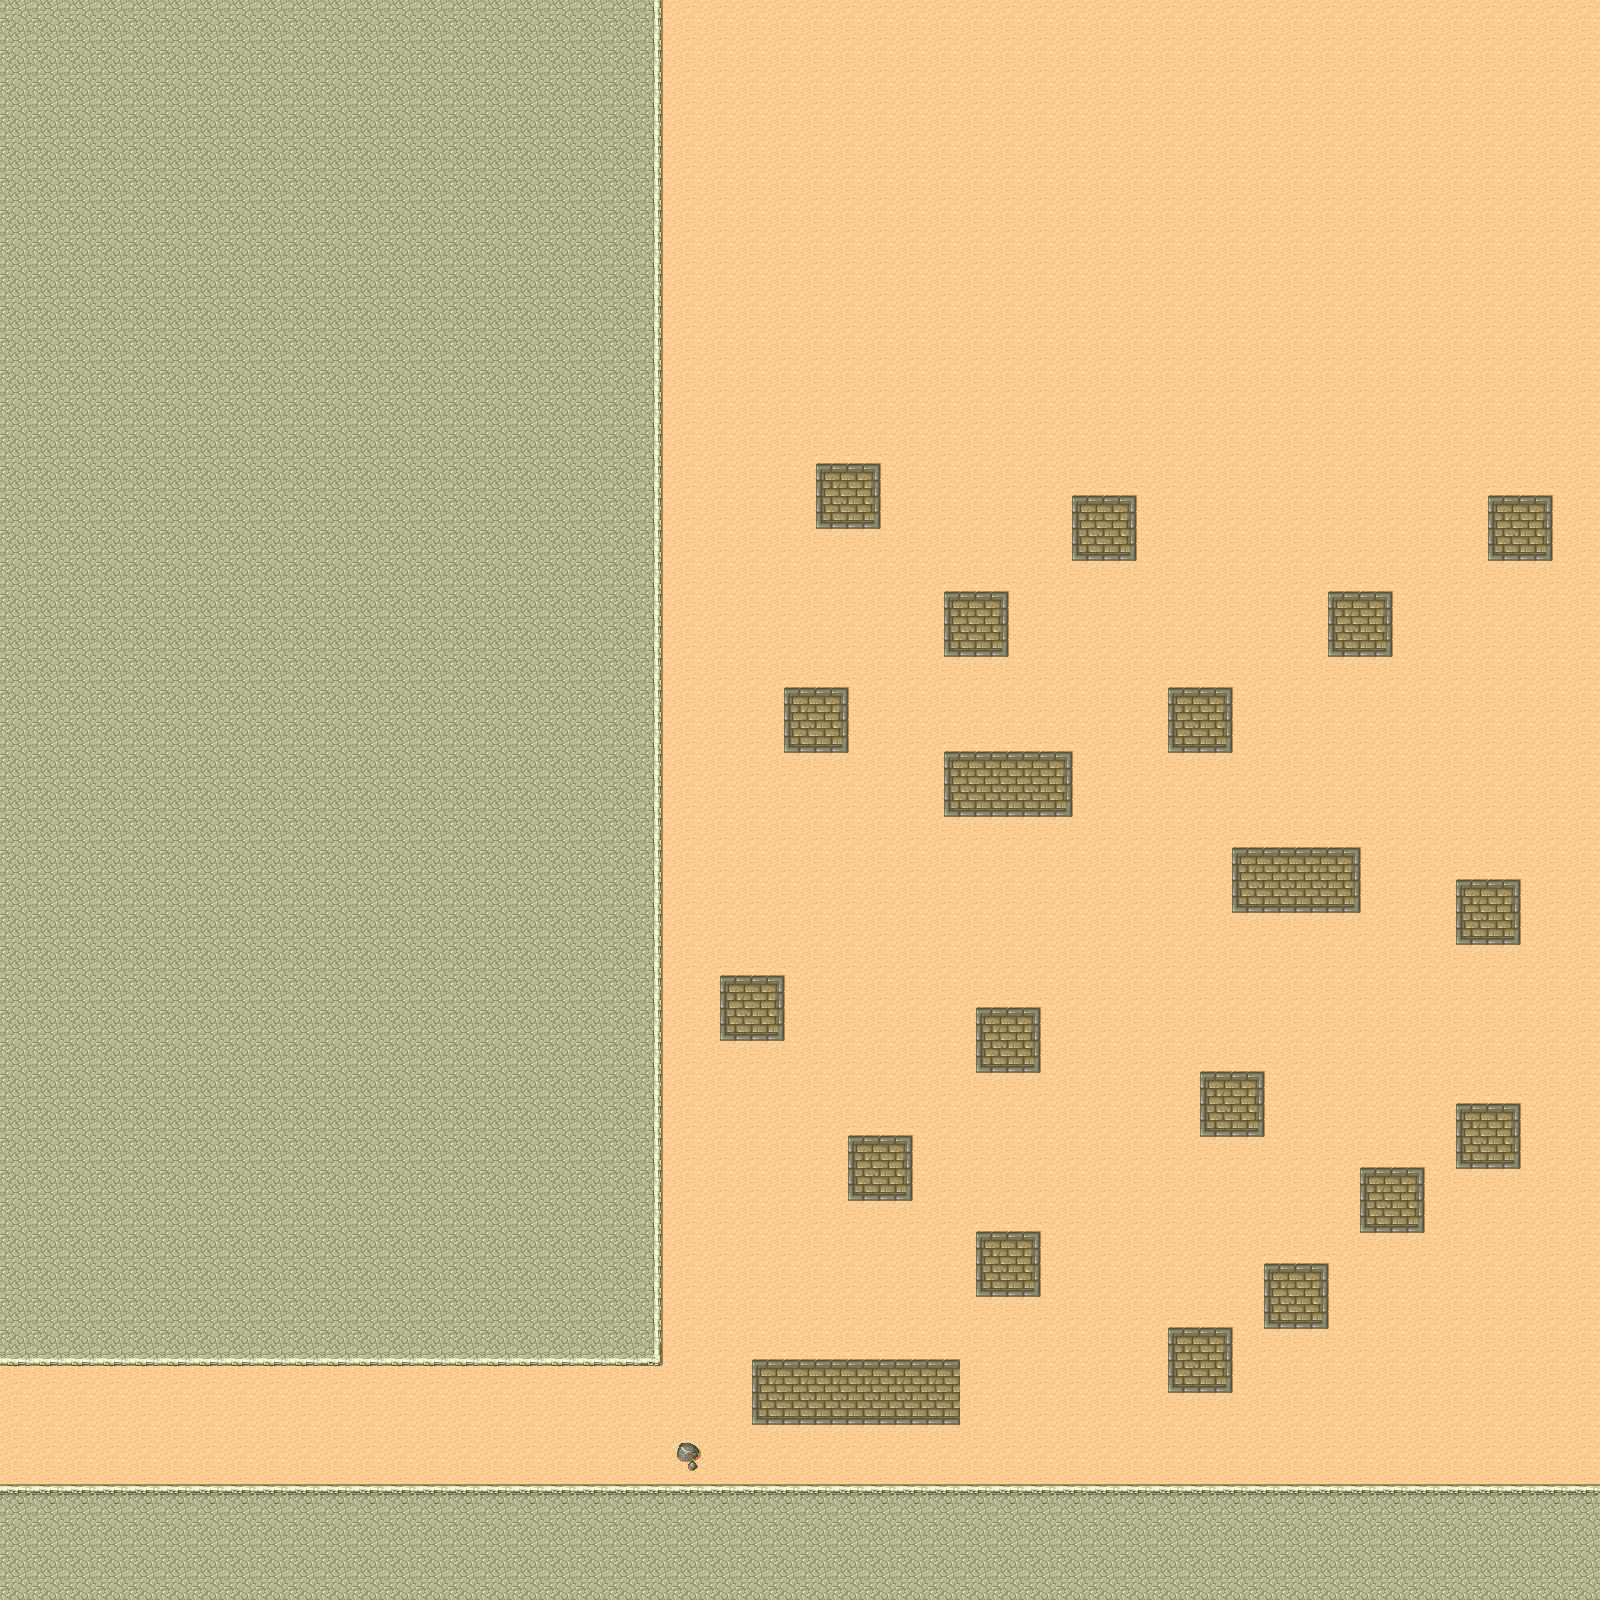

Tiled map render using the project's own tile images. Description and the map definition, with tile-layer contents summarised, below:
An orthogonal 50x50 tile map with 32x32 px tiles, 1 tile layer (Background), 2 tilesets and 2 objects (StartPoint).

<map version="1.0" orientation="orthogonal" width="50" height="50" tilewidth="32" tileheight="32">
 <tileset firstgid="1" name="tmw_desert_spacing" tilewidth="32" tileheight="32" spacing="1" margin="1">
  <image source="tmw_desert_spacing.png" width="265" height="199" />
  <tile id="0">
   <properties>
    <property name="Collidable" value="True" />
   </properties>
  </tile>
  <tile id="1">
   <properties>
    <property name="Collidable" value="True" />
   </properties>
  </tile>
  <tile id="2">
   <properties>
    <property name="Collidable" value="True" />
   </properties>
  </tile>
  <tile id="8">
   <properties>
    <property name="Collidable" value="True" />
   </properties>
  </tile>
  <tile id="9">
   <properties>
    <property name="Collidable" value="True" />
   </properties>
  </tile>
  <tile id="10">
   <properties>
    <property name="Collidable" value="True" />
   </properties>
  </tile>
  <tile id="16">
   <properties>
    <property name="Collidable" value="True" />
   </properties>
  </tile>
  <tile id="17">
   <properties>
    <property name="Collidable" value="True" />
   </properties>
  </tile>
  <tile id="18">
   <properties>
    <property name="Collidable" value="True" />
   </properties>
  </tile>
  <tile id="25">
   <properties>
    <property name="Collidable" value="True" />
   </properties>
  </tile>
  <tile id="41">
   <properties>
    <property name="Collidable" value="True" />
   </properties>
  </tile>
  <tile id="42">
   <properties>
    <property name="Collidable" value="True" />
   </properties>
  </tile>
 </tileset>
 <tileset firstgid="49" name="meta_tiles" tilewidth="32" tileheight="32" spacing="1" margin="1">
  <image source="meta_tiles.png" width="67" height="34" />
  <tile id="0">
   <properties>
    <property name="collidable" value="1" />
   </properties>
  </tile>
 </tileset>
 <layer name="Background" width="50" height="50">
  <data>[2500 cells, 2500 non-empty, 16 distinct tile ids]</data>
 </layer>
 <objectgroup name="Object" width="50" height="50">
  <object x="240" y="1472" />
  <object name="StartPoint" x="240" y="1472" />
 </objectgroup>
</map>
